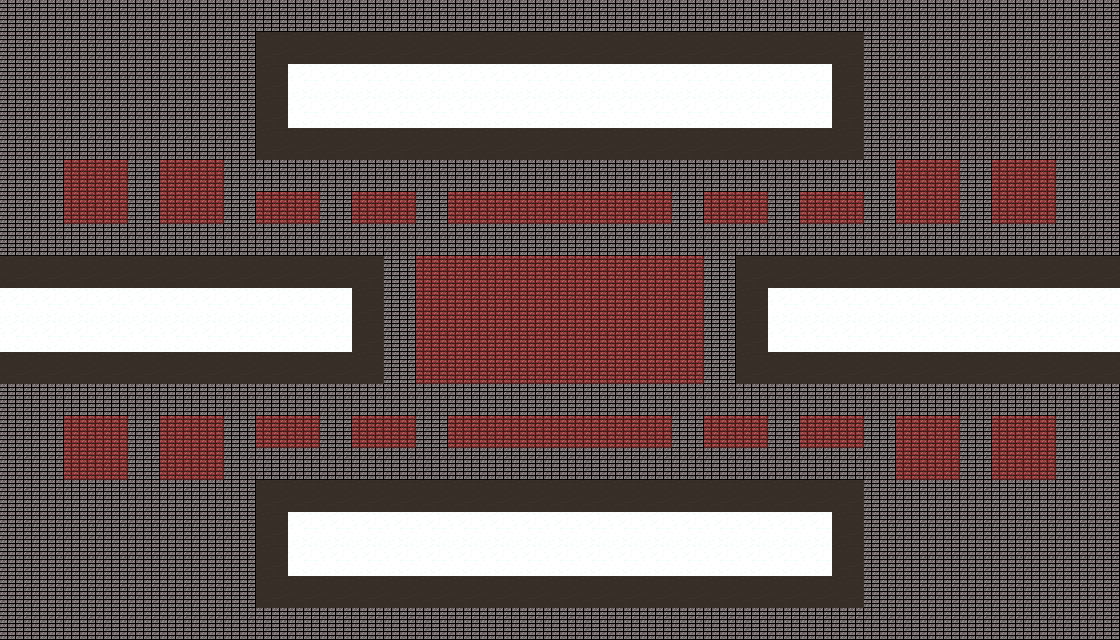

This is a level from a 2D game, rendered from its Tiled map with the project's own tilesets. A one-line summary and the complete map file follow:
An orthogonal 35x20 tile map with 32x32 px tiles, 4 tile layers (Background, Path, Border, Field) and 8 objects (3x TeleportIntersectionEnter, 2x TeleportIntersectionGoRight, EndPoint, SpawnPoint, TeleportIntersectionLeave).

<map version="1.10" tiledversion="1.11.0" orientation="orthogonal" renderorder="right-down" width="35" height="20" tilewidth="32" tileheight="32" infinite="0" nextlayerid="8" nextobjectid="9">
 <tileset firstgid="1" source="MangoPunch.tsx" />
 <layer id="1" name="Background" width="35" height="20">
  <data encoding="csv">
2,2,2,2,2,2,2,2,2,2,2,2,2,2,2,2,2,2,2,2,2,2,2,2,2,2,2,2,2,2,2,2,2,2,2,
2,2,2,2,2,2,2,2,2,2,2,2,2,2,2,2,2,2,2,2,2,2,2,2,2,2,2,2,2,2,2,2,2,2,2,
2,2,2,2,2,2,2,2,2,2,2,2,2,2,2,2,2,2,2,2,2,2,2,2,2,2,2,2,2,2,2,2,2,2,2,
2,2,2,2,2,2,2,2,2,2,2,2,2,2,2,2,2,2,2,2,2,2,2,2,2,2,2,2,2,2,2,2,2,2,2,
2,2,2,2,2,2,2,2,2,2,2,2,2,2,2,2,2,2,2,2,2,2,2,2,2,2,2,2,2,2,2,2,2,2,2,
2,2,2,2,2,2,2,2,2,2,2,2,2,2,2,2,2,2,2,2,2,2,2,2,2,2,2,2,2,2,2,2,2,2,2,
2,2,2,2,2,2,2,2,2,2,2,2,2,2,2,2,2,2,2,2,2,2,2,2,2,2,2,2,2,2,2,2,2,2,2,
2,2,2,2,2,2,2,2,2,2,2,2,2,2,2,2,2,2,2,2,2,2,2,2,2,2,2,2,2,2,2,2,2,2,2,
2,2,2,2,2,2,2,2,2,2,2,2,2,2,2,2,2,2,2,2,2,2,2,2,2,2,2,2,2,2,2,2,2,2,2,
2,2,2,2,2,2,2,2,2,2,2,2,2,2,2,2,2,2,2,2,2,2,2,2,2,2,2,2,2,2,2,2,2,2,2,
2,2,2,2,2,2,2,2,2,2,2,2,2,2,2,2,2,2,2,2,2,2,2,2,2,2,2,2,2,2,2,2,2,2,2,
2,2,2,2,2,2,2,2,2,2,2,2,2,2,2,2,2,2,2,2,2,2,2,2,2,2,2,2,2,2,2,2,2,2,2,
2,2,2,2,2,2,2,2,2,2,2,2,2,2,2,2,2,2,2,2,2,2,2,2,2,2,2,2,2,2,2,2,2,2,2,
2,2,2,2,2,2,2,2,2,2,2,2,2,2,2,2,2,2,2,2,2,2,2,2,2,2,2,2,2,2,2,2,2,2,2,
2,2,2,2,2,2,2,2,2,2,2,2,2,2,2,2,2,2,2,2,2,2,2,2,2,2,2,2,2,2,2,2,2,2,2,
2,2,2,2,2,2,2,2,2,2,2,2,2,2,2,2,2,2,2,2,2,2,2,2,2,2,2,2,2,2,2,2,2,2,2,
2,2,2,2,2,2,2,2,2,2,2,2,2,2,2,2,2,2,2,2,2,2,2,2,2,2,2,2,2,2,2,2,2,2,2,
2,2,2,2,2,2,2,2,2,2,2,2,2,2,2,2,2,2,2,2,2,2,2,2,2,2,2,2,2,2,2,2,2,2,2,
2,2,2,2,2,2,2,2,2,2,2,2,2,2,2,2,2,2,2,2,2,2,2,2,2,2,2,2,2,2,2,2,2,2,2,
2,2,2,2,2,2,2,2,2,2,2,2,2,2,2,2,2,2,2,2,2,2,2,2,2,2,2,2,2,2,2,2,2,2,2
</data>
 </layer>
 <layer id="2" name="Path" width="35" height="20">
  <data encoding="csv">
0,0,0,0,0,0,0,0,0,0,0,0,0,0,0,0,0,0,0,0,0,0,0,0,0,0,0,0,0,0,0,0,0,0,0,
0,0,0,0,0,0,0,0,0,0,0,0,0,0,0,0,0,0,0,0,0,0,0,0,0,0,0,0,0,0,0,0,0,0,0,
0,0,0,0,0,0,0,0,0,9,9,9,9,9,9,9,9,9,9,9,9,9,9,9,9,9,0,0,0,0,0,0,0,0,0,
0,0,0,0,0,0,0,0,0,9,9,9,9,9,9,9,9,9,9,9,9,9,9,9,9,9,0,0,0,0,0,0,0,0,0,
0,0,0,0,0,0,0,0,0,0,0,0,0,0,0,0,0,0,0,0,0,0,0,0,0,0,0,0,0,0,0,0,0,0,0,
0,0,0,0,0,0,0,0,0,0,0,0,0,0,0,0,0,0,0,0,0,0,0,0,0,0,0,0,0,0,0,0,0,0,0,
0,0,0,0,0,0,0,0,0,0,0,0,0,0,0,0,0,0,0,0,0,0,0,0,0,0,0,0,0,0,0,0,0,0,0,
0,0,0,0,0,0,0,0,0,0,0,0,0,0,0,0,0,0,0,0,0,0,0,0,0,0,0,0,0,0,0,0,0,0,0,
0,0,0,0,0,0,0,0,0,0,0,0,0,0,0,0,0,0,0,0,0,0,0,0,0,0,0,0,0,0,0,0,0,0,0,
9,9,9,9,9,9,9,9,9,9,9,0,0,0,0,0,0,0,0,0,0,0,0,0,9,9,9,9,9,9,9,9,9,9,9,
9,9,9,9,9,9,9,9,9,9,9,0,0,0,0,0,0,0,0,0,0,0,0,0,9,9,9,9,9,9,9,9,9,9,9,
0,0,0,0,0,0,0,0,0,0,0,0,0,0,0,0,0,0,0,0,0,0,0,0,0,0,0,0,0,0,0,0,0,0,0,
0,0,0,0,0,0,0,0,0,0,0,0,0,0,0,0,0,0,0,0,0,0,0,0,0,0,0,0,0,0,0,0,0,0,0,
0,0,0,0,0,0,0,0,0,0,0,0,0,0,0,0,0,0,0,0,0,0,0,0,0,0,0,0,0,0,0,0,0,0,0,
0,0,0,0,0,0,0,0,0,0,0,0,0,0,0,0,0,0,0,0,0,0,0,0,0,0,0,0,0,0,0,0,0,0,0,
0,0,0,0,0,0,0,0,0,0,0,0,0,0,0,0,0,0,0,0,0,0,0,0,0,0,0,0,0,0,0,0,0,0,0,
0,0,0,0,0,0,0,0,0,9,9,9,9,9,9,9,9,9,9,9,9,9,9,9,9,9,0,0,0,0,0,0,0,0,0,
0,0,0,0,0,0,0,0,0,9,9,9,9,9,9,9,9,9,9,9,9,9,9,9,9,9,0,0,0,0,0,0,0,0,0,
0,0,0,0,0,0,0,0,0,0,0,0,0,0,0,0,0,0,0,0,0,0,0,0,0,0,0,0,0,0,0,0,0,0,0,
0,0,0,0,0,0,0,0,0,0,0,0,0,0,0,0,0,0,0,0,0,0,0,0,0,0,0,0,0,0,0,0,0,0,0
</data>
 </layer>
 <layer id="3" name="Border" width="35" height="20">
  <data encoding="csv">
0,0,0,0,0,0,0,0,0,0,0,0,0,0,0,0,0,0,0,0,0,0,0,0,0,0,0,0,0,0,0,0,0,0,0,
0,0,0,0,0,0,0,0,8,8,8,8,8,8,8,8,8,8,8,8,8,8,8,8,8,8,8,0,0,0,0,0,0,0,0,
0,0,0,0,0,0,0,0,8,0,0,0,0,0,0,0,0,0,0,0,0,0,0,0,0,0,8,0,0,0,0,0,0,0,0,
0,0,0,0,0,0,0,0,8,0,0,0,0,0,0,0,0,0,0,0,0,0,0,0,0,0,8,0,0,0,0,0,0,0,0,
0,0,0,0,0,0,0,0,8,8,8,8,8,8,8,8,8,8,8,8,8,8,8,8,8,8,8,0,0,0,0,0,0,0,0,
0,0,0,0,0,0,0,0,0,0,0,0,0,0,0,0,0,0,0,0,0,0,0,0,0,0,0,0,0,0,0,0,0,0,0,
0,0,0,0,0,0,0,0,0,0,0,0,0,0,0,0,0,0,0,0,0,0,0,0,0,0,0,0,0,0,0,0,0,0,0,
0,0,0,0,0,0,0,0,0,0,0,0,0,0,0,0,0,0,0,0,0,0,0,0,0,0,0,0,0,0,0,0,0,0,0,
8,8,8,8,8,8,8,8,8,8,8,8,0,0,0,0,0,0,0,0,0,0,0,8,8,8,8,8,8,8,8,8,8,8,8,
0,0,0,0,0,0,0,0,0,0,0,8,0,0,0,0,0,0,0,0,0,0,0,8,0,0,0,0,0,0,0,0,0,0,0,
0,0,0,0,0,0,0,0,0,0,0,8,0,0,0,0,0,0,0,0,0,0,0,8,0,0,0,0,0,0,0,0,0,0,0,
8,8,8,8,8,8,8,8,8,8,8,8,0,0,0,0,0,0,0,0,0,0,0,8,8,8,8,8,8,8,8,8,8,8,8,
0,0,0,0,0,0,0,0,0,0,0,0,0,0,0,0,0,0,0,0,0,0,0,0,0,0,0,0,0,0,0,0,0,0,0,
0,0,0,0,0,0,0,0,0,0,0,0,0,0,0,0,0,0,0,0,0,0,0,0,0,0,0,0,0,0,0,0,0,0,0,
0,0,0,0,0,0,0,0,0,0,0,0,0,0,0,0,0,0,0,0,0,0,0,0,0,0,0,0,0,0,0,0,0,0,0,
0,0,0,0,0,0,0,0,8,8,8,8,8,8,8,8,8,8,8,8,8,8,8,8,8,8,8,0,0,0,0,0,0,0,0,
0,0,0,0,0,0,0,0,8,0,0,0,0,0,0,0,0,0,0,0,0,0,0,0,0,0,8,0,0,0,0,0,0,0,0,
0,0,0,0,0,0,0,0,8,0,0,0,0,0,0,0,0,0,0,0,0,0,0,0,0,0,8,0,0,0,0,0,0,0,0,
0,0,0,0,0,0,0,0,8,8,8,8,8,8,8,8,8,8,8,8,8,8,8,8,8,8,8,0,0,0,0,0,0,0,0,
0,0,0,0,0,0,0,0,0,0,0,0,0,0,0,0,0,0,0,0,0,0,0,0,0,0,0,0,0,0,0,0,0,0,0
</data>
 </layer>
 <layer id="4" name="Field" width="35" height="20">
  <data encoding="csv">
0,0,0,0,0,0,0,0,0,0,0,0,0,0,0,0,0,0,0,0,0,0,0,0,0,0,0,0,0,0,0,0,0,0,0,
0,0,0,0,0,0,0,0,0,0,0,0,0,0,0,0,0,0,0,0,0,0,0,0,0,0,0,0,0,0,0,0,0,0,0,
0,0,0,0,0,0,0,0,0,0,0,0,0,0,0,0,0,0,0,0,0,0,0,0,0,0,0,0,0,0,0,0,0,0,0,
0,0,0,0,0,0,0,0,0,0,0,0,0,0,0,0,0,0,0,0,0,0,0,0,0,0,0,0,0,0,0,0,0,0,0,
0,0,0,0,0,0,0,0,0,0,0,0,0,0,0,0,0,0,0,0,0,0,0,0,0,0,0,0,0,0,0,0,0,0,0,
0,0,4,4,0,4,4,0,0,0,0,0,0,0,0,0,0,0,0,0,0,0,0,0,0,0,0,0,4,4,0,4,4,0,0,
0,0,4,4,0,4,4,0,4,4,0,4,4,0,4,4,4,4,4,4,4,0,4,4,0,4,4,0,4,4,0,4,4,0,0,
0,0,0,0,0,0,0,0,0,0,0,0,0,0,0,0,0,0,0,0,0,0,0,0,0,0,0,0,0,0,0,0,0,0,0,
0,0,0,0,0,0,0,0,0,0,0,0,0,4,4,4,4,4,4,4,4,4,0,0,0,0,0,0,0,0,0,0,0,0,0,
0,0,0,0,0,0,0,0,0,0,0,0,0,4,4,4,4,4,4,4,4,4,0,0,0,0,0,0,0,0,0,0,0,0,0,
0,0,0,0,0,0,0,0,0,0,0,0,0,4,4,4,4,4,4,4,4,4,0,0,0,0,0,0,0,0,0,0,0,0,0,
0,0,0,0,0,0,0,0,0,0,0,0,0,4,4,4,4,4,4,4,4,4,0,0,0,0,0,0,0,0,0,0,0,0,0,
0,0,0,0,0,0,0,0,0,0,0,0,0,0,0,0,0,0,0,0,0,0,0,0,0,0,0,0,0,0,0,0,0,0,0,
0,0,4,4,0,4,4,0,4,4,0,4,4,0,4,4,4,4,4,4,4,0,4,4,0,4,4,0,4,4,0,4,4,0,0,
0,0,4,4,0,4,4,0,0,0,0,0,0,0,0,0,0,0,0,0,0,0,0,0,0,0,0,0,4,4,0,4,4,0,0,
0,0,0,0,0,0,0,0,0,0,0,0,0,0,0,0,0,0,0,0,0,0,0,0,0,0,0,0,0,0,0,0,0,0,0,
0,0,0,0,0,0,0,0,0,0,0,0,0,0,0,0,0,0,0,0,0,0,0,0,0,0,0,0,0,0,0,0,0,0,0,
0,0,0,0,0,0,0,0,0,0,0,0,0,0,0,0,0,0,0,0,0,0,0,0,0,0,0,0,0,0,0,0,0,0,0,
0,0,0,0,0,0,0,0,0,0,0,0,0,0,0,0,0,0,0,0,0,0,0,0,0,0,0,0,0,0,0,0,0,0,0,
0,0,0,0,0,0,0,0,0,0,0,0,0,0,0,0,0,0,0,0,0,0,0,0,0,0,0,0,0,0,0,0,0,0,0
</data>
 </layer>
 <objectgroup id="5" name="GameLogic">
  <object id="1" name="EndPoint" x="1054" y="290" width="59" height="59" />
  <object id="2" name="SpawnPoint" x="6" y="290" width="59" height="59" />
 </objectgroup>
 <objectgroup id="6" name="TeleportIntersection1">
  <object id="3" name="TeleportIntersectionEnter" x="290" y="290" width="59" height="59" />
  <object id="4" name="TeleportIntersectionGoRight" x="292" y="66" width="59" height="59" />
  <object id="5" name="TeleportIntersectionGoRight" x="291" y="514" width="59" height="59" />
 </objectgroup>
 <objectgroup id="7" name="TeleportIntersection2">
  <object id="6" name="TeleportIntersectionLeave" x="770" y="290" width="59" height="59" />
  <object id="7" name="TeleportIntersectionEnter" x="770" y="66" width="59" height="59" />
  <object id="8" name="TeleportIntersectionEnter" x="770" y="514" width="59" height="59" />
 </objectgroup>
</map>